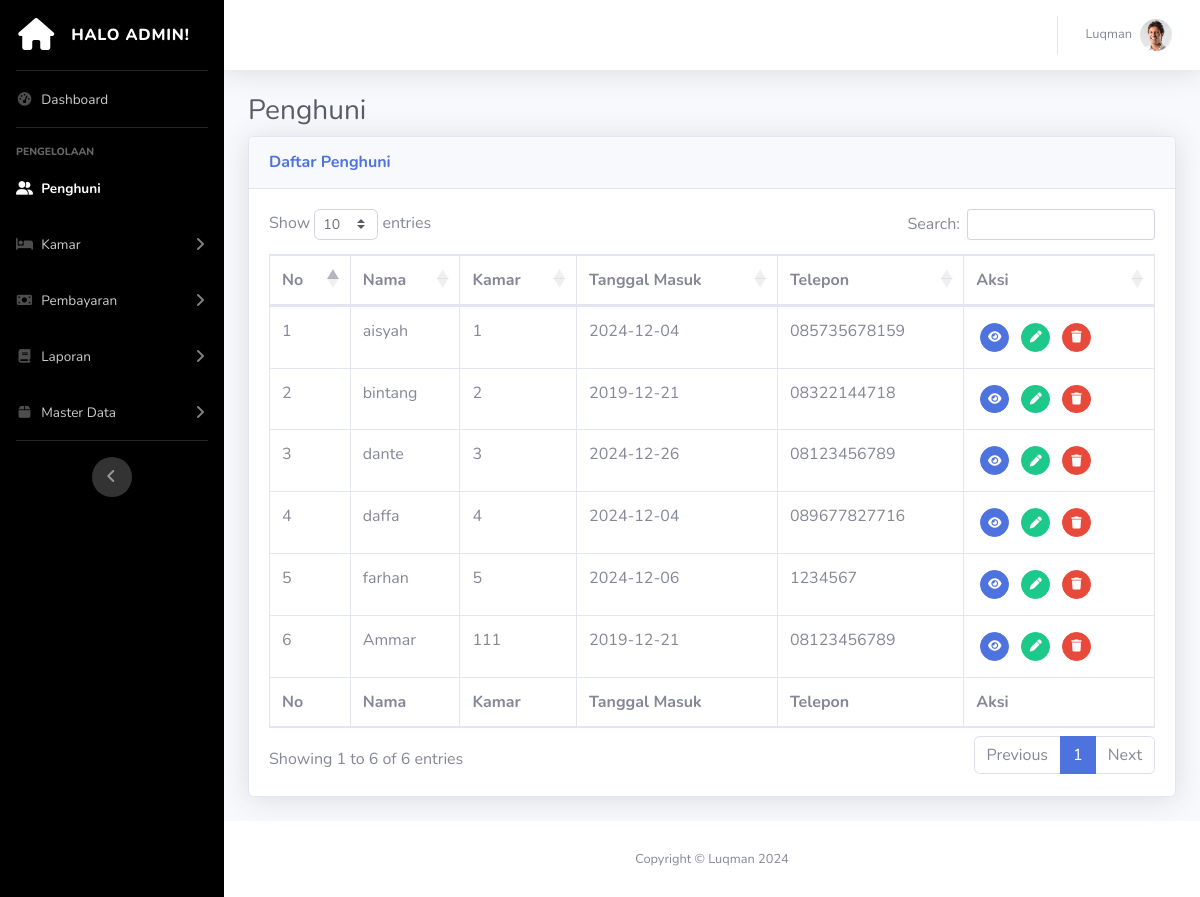
The page /app/admin/admin-penghuni.php (signed in) on the database its author committed.
### tables this page shows
CREATE TABLE `pengguna` (
  `id_pengguna` int(11) NOT NULL,
  `nama_pengguna` varchar(255) NOT NULL,
  `alamat_pengguna` varchar(255) DEFAULT NULL,
  `provinsi_pengguna` varchar(255) DEFAULT NULL,
  `kota_pengguna` varchar(255) DEFAULT NULL,
  `telepon_pengguna` varchar(255) NOT NULL,
  `email_pengguna` varchar(255) NOT NULL,
  `kelamin_pengguna` enum('Pria','Wanita') DEFAULT NULL,
  `tanggal_lahir_pengguna` date DEFAULT NULL,
  `no_ktp_pengguna` varchar(255) DEFAULT NULL,
  `password` varchar(255) NOT NULL,
  `id_akses` int(1) NOT NULL,
  `foto_pengguna` varchar(255) DEFAULT NULL
);

CREATE TABLE `menghuni` (
  `id_menghuni` int(11) NOT NULL,
  `id_kamar` int(11) NOT NULL,
  `id_pengguna` int(11) NOT NULL,
  `tanggal_masuk` date NOT NULL,
  `tanggal_keluar` date NOT NULL
);

CREATE TABLE `kamar` (
  `id_kamar` int(11) NOT NULL,
  `nomor_kamar` int(11) NOT NULL,
  `id_tipe` int(11) NOT NULL,
  `luas_kamar` varchar(255) NOT NULL,
  `lantai_kamar` enum('1','2','3','4','5','6','7','8') NOT NULL,
  `kapasitas_kamar` int(11) NOT NULL,
  `deskripsi_kamar` varchar(255) NOT NULL,
  `id_layanan` int(11) NOT NULL,
  `harga_harian` double NOT NULL,
  `harga_mingguan` double NOT NULL,
  `harga_bulanan` double NOT NULL,
  `harga_tahunan` double NOT NULL,
  `denda` double NOT NULL,
  `foto_kamar` varchar(255) NOT NULL
);

### app/admin/admin-penghuni.php (the view, shortened to what this page needs)
<?php
include '../../actions/koneksi.php';
?>
<!DOCTYPE html>
<html lang="en">
<head>
  <link href="../../vendor/fontawesome-free/css/all.min.css" rel="stylesheet" type="text/css">
  <link rel="stylesheet" href="../../css/bootstrap.min.css">
  <link href="../../css/sb-admin-1.min.css" rel="stylesheet">
  <link href="../../vendor/datatables/dataTables.bootstrap4.min.css" rel="stylesheet">
</head>
<body id="page-top">
  <div id="wrapper">
    <ul class="navbar-nav bg-gradient-primary sidebar sidebar-dark accordion" id="accordionSidebar">
      <a class="sidebar-brand d-flex align-items-center justify-content-center" href="index.php">
        <div class="sidebar-brand-icon">
          <i class="fas fa-home"></i>
        </div>
        <div class="sidebar-brand-text mx-3">Halo Admin!</div>
      </a>
      <hr class="sidebar-divider my-0">
      <li class="nav-item">
        <a class="nav-link" href="admin-dashboard.php">
          <i class="fas fa-fw fa-tachometer-alt"></i>
          <span>Dashboard</span></a>
      </li>
      <hr class="sidebar-divider">
      <div class="sidebar-heading">
        Pengelolaan
      </div>
      <li class="nav-item active">
        <a class="nav-link" href="#">
          <i class="fas fa-fw fa-user-friends"></i>
          <span>Penghuni</span></a>
      </li>
      <li class="nav-item">
        <a class="nav-link collapsed" href="#" data-toggle="collapse" data-target="#collapseKamar" aria-expanded="true"
          aria-controls="collapseKamar">
          <i class="fas fa-fw fa-bed"></i>
          <span>Kamar</span>
        </a>
      </li>
      <li class="nav-item">
        <a class="nav-link collapsed" href="#" data-toggle="collapse" data-target="#collapseTwo" aria-expanded="true"
          aria-controls="collapseTwo">
          <i class="fas fa-fw fa-money-bill"></i>
          <span>Pembayaran</span>
        </a>
      </li>
      <li class="nav-item">
        <a class="nav-link collapsed" href="#" data-toggle="collapse" data-target="#collapseUtilities"
          aria-expanded="true" aria-controls="collapseUtilities">
          <i class="fas fa-fw fa-book"></i>
          <span>Laporan</span>
        </a>
      </li>
      <li class="nav-item">
        <a class="nav-link collapsed" href="#" data-toggle="collapse" data-target="#collapseMaster" aria-expanded="true"
          aria-controls="collapseUtilities">
          <i class="fas fa-fw fa-box"></i>
          <span>Master Data</span>
        </a>
      </li>
      <hr class="sidebar-divider d-none d-md-block">
      <div class="text-center d-none d-md-inline">
        <button class="rounded-circle border-0" id="sidebarToggle"></button>
      </div>
    </ul>
    <div id="content-wrapper" class="d-flex flex-column">
      <div id="content">
        <nav class="navbar navbar-expand navbar-light bg-white topbar mb-4 static-top shadow">
          <ul class="navbar-nav ml-auto">
            <li class="nav-item dropdown no-arrow">
              <a class="nav-link dropdown-toggle" href="#" id="userDropdown" role="button" data-toggle="dropdown"
                aria-haspopup="true" aria-expanded="false">
                <span
                  class="mr-2 d-none d-lg-inline text-gray-600 small"><?php print_r($_SESSION['akun_nama']);  ?></span>
                <?php
                $id = $_SESSION['akun_id'];
                $query = "SELECT * FROM pengguna WHERE id_pengguna = $id";
                $result = mysqli_query($conn, $query);
                while ($data = mysqli_fetch_array($result)) {
                  if ($data['foto_pengguna'] == NULL){
                ?>
                <img class="img-profile rounded-circle" src="../../img/none.png">
                <?php } else { ?>
                <img class="img-profile rounded-circle" src="../../img/<?php print_r($data['foto_pengguna']);  ?>">
                <?php
                    }
                  }
                ?>
              </a>
            </li>
          </ul>
        </nav>
        <div class="container-fluid">
          <h1 class="h3 mb-2 text-gray-800">Penghuni</h1>
          <div class="card shadow mb-4">
            <div class="card-header py-3">
              <h6 class="m-0 font-weight-bold text-primary">Daftar Penghuni</h6>
            </div>
            <div class="card-body">
              <div class="table-responsive">
                <table class="table table-bordered" id="dataTable" width="100%" cellspacing="0">
                  <thead>
                    <tr>
                      <th>No</th>
                      <th>Nama</th>
                      <th>Kamar</th>
                      <th>Tanggal Masuk</th>
                      <th>Telepon</th>
                      <th>Aksi</th>
                    </tr>
                  </thead>
                  <tfoot>
                    <tr>
                      <th>No</th>
                      <th>Nama</th>
                      <th>Kamar</th>
                      <th>Tanggal Masuk</th>
                      <th>Telepon</th>
                      <th>Aksi</th>
                    </tr>
                  </tfoot>
                  <tbody>
                    <?php
                    $query = "SELECT pengguna.id_pengguna, pengguna.nama_pengguna, menghuni.id_kamar, menghuni.tanggal_masuk, pengguna.telepon_pengguna, kamar.nomor_kamar
                    FROM pengguna
                      INNER JOIN menghuni ON pengguna.id_pengguna = menghuni.id_pengguna
                      INNER JOIN kamar ON kamar.id_kamar = menghuni.id_kamar
                      ORDER BY kamar.nomor_kamar ASC";
                    $hasil = mysqli_query($conn, $query);
                    $no = 1;
                    while ($data_penghuni = mysqli_fetch_array($hasil)) {
                    ?>
                    <tr>
                      <td><?php echo $no; ?></td>
                      <td><?php echo $data_penghuni['nama_pengguna']; ?></td>
                      <td><?php echo $data_penghuni['nomor_kamar']; ?></td>
                      <td><?php echo $data_penghuni['tanggal_masuk']; ?></td>
                      <td><?php echo $data_penghuni['telepon_pengguna']; ?></td>
                      <td>
                        <button name="view" type="button" value="view" id="<?php echo $data_penghuni['id_pengguna']; ?>"
                          class="btn btn-primary btn-circle btn-sm view_data m-1" title="Lihat Detail">
                          <i class="fas fa-eye"></i>
                        </button>
                        <button type="button" class="btn btn-success btn-circle btn-sm m-1 edit_data"
                          title="Edit Data Pengguna" name="edit" value="edit" id="edit">
                          <i class="fas fa-pen"></i>
                        </button>
                        <a href="../../actions/process-delete.php?id_hapus_penghuni=<?php echo $data_penghuni['id_pengguna']; ?>"
                          class="btn btn-danger btn-circle btn-sm m-1"
                          onclick="return confirm('Anda yakin ingin menghapus data ini? Data yang dihapus tidak dapat dikembalikan!');">
                          <i class="fas fa-trash"></i>
                        </a>
                      </td>
                    </tr>
                    <?php
                      $no++;
                    }
                    ?>
                  </tbody>
                </table>
              </div>
            </div>
          </div>
        </div>
        <footer class="sticky-footer bg-white">
          <div class="container my-auto">
            <div class="copyright text-center my-auto">
              <span>Copyright &copy;  Luqman 2024</span>
            </div>
          </div>
        </footer>
      </div>
    </div>
    <link href="../../css/lightbox.css" rel="stylesheet">
</body>
</html>

### rows shown on the page
menghuni: id_pengguna.nama_pengguna "aisyah", id_kamar.nomor_kamar "1", tanggal_masuk "2024-12-04", id_pengguna.telepon_pengguna "085735678159"
menghuni: id_pengguna.nama_pengguna "bintang", id_kamar.nomor_kamar "2", tanggal_masuk "2019-12-21", id_pengguna.telepon_pengguna "08322144718"
menghuni: id_pengguna.nama_pengguna "dante", id_kamar.nomor_kamar "3", tanggal_masuk "2024-12-26", id_pengguna.telepon_pengguna "08123456789"
menghuni: id_pengguna.nama_pengguna "daffa", id_kamar.nomor_kamar "4", tanggal_masuk "2024-12-04", id_pengguna.telepon_pengguna "089677827716"
menghuni: id_pengguna.nama_pengguna "farhan", id_kamar.nomor_kamar "5", tanggal_masuk "2024-12-06", id_pengguna.telepon_pengguna "1234567"
menghuni: id_pengguna.nama_pengguna "Ammar", id_kamar.nomor_kamar "111", tanggal_masuk "2019-12-21", id_pengguna.telepon_pengguna "08123456789"
